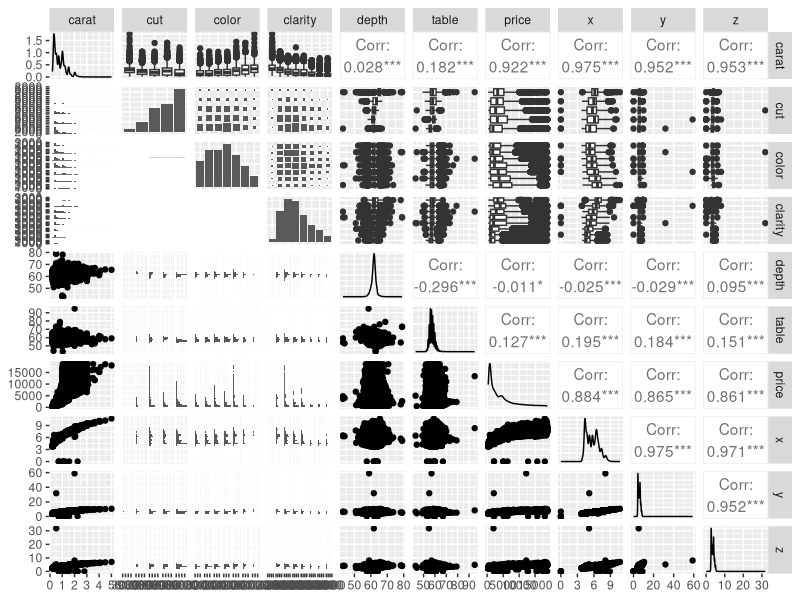
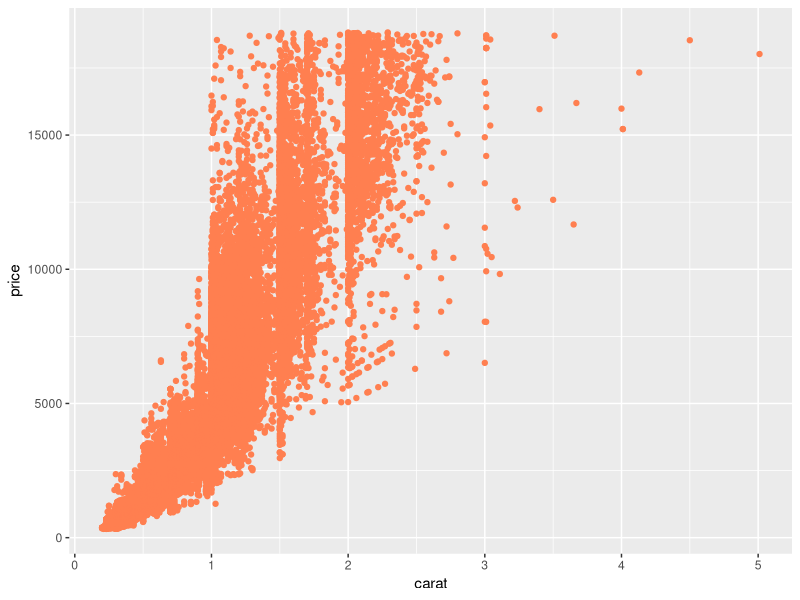
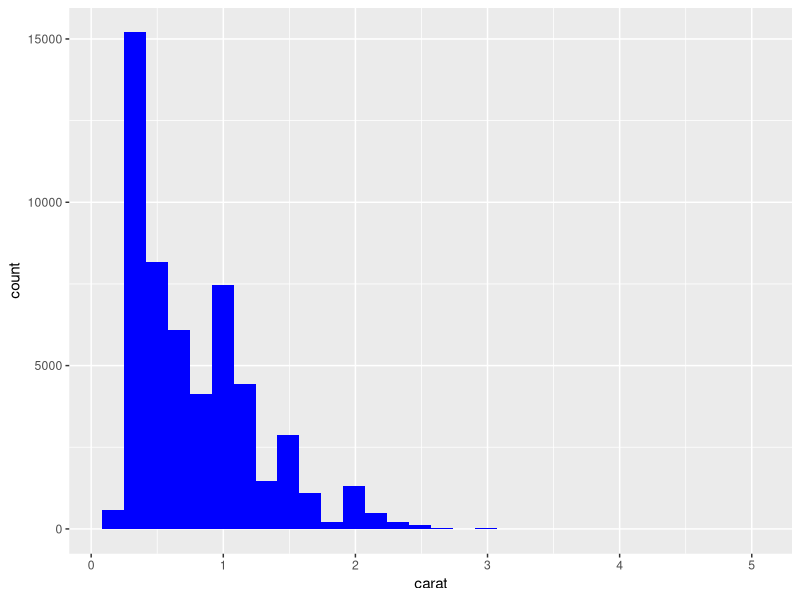

The R source for these figures, in order:
## ---- chunk 1
# set up code chunk
library(tidyverse)
library(skimr)
library(GGally)
View(diamonds)
names(diamonds)
dim(diamonds)
summary(diamonds)
head(diamonds)
tail(diamonds)
skimr::skim(diamonds)
## ---- chunk 2
# creating a pairplot
GGally::ggpairs(diamonds)

## ---- chunk 3
ggplot(data = diamonds, aes(x = carat, y = price,)) +
  geom_point(color = "coral")

## ---- chunk 4
ggplot(data = diamonds, aes(x = carat)) +
  geom_histogram(fill ="blue")
